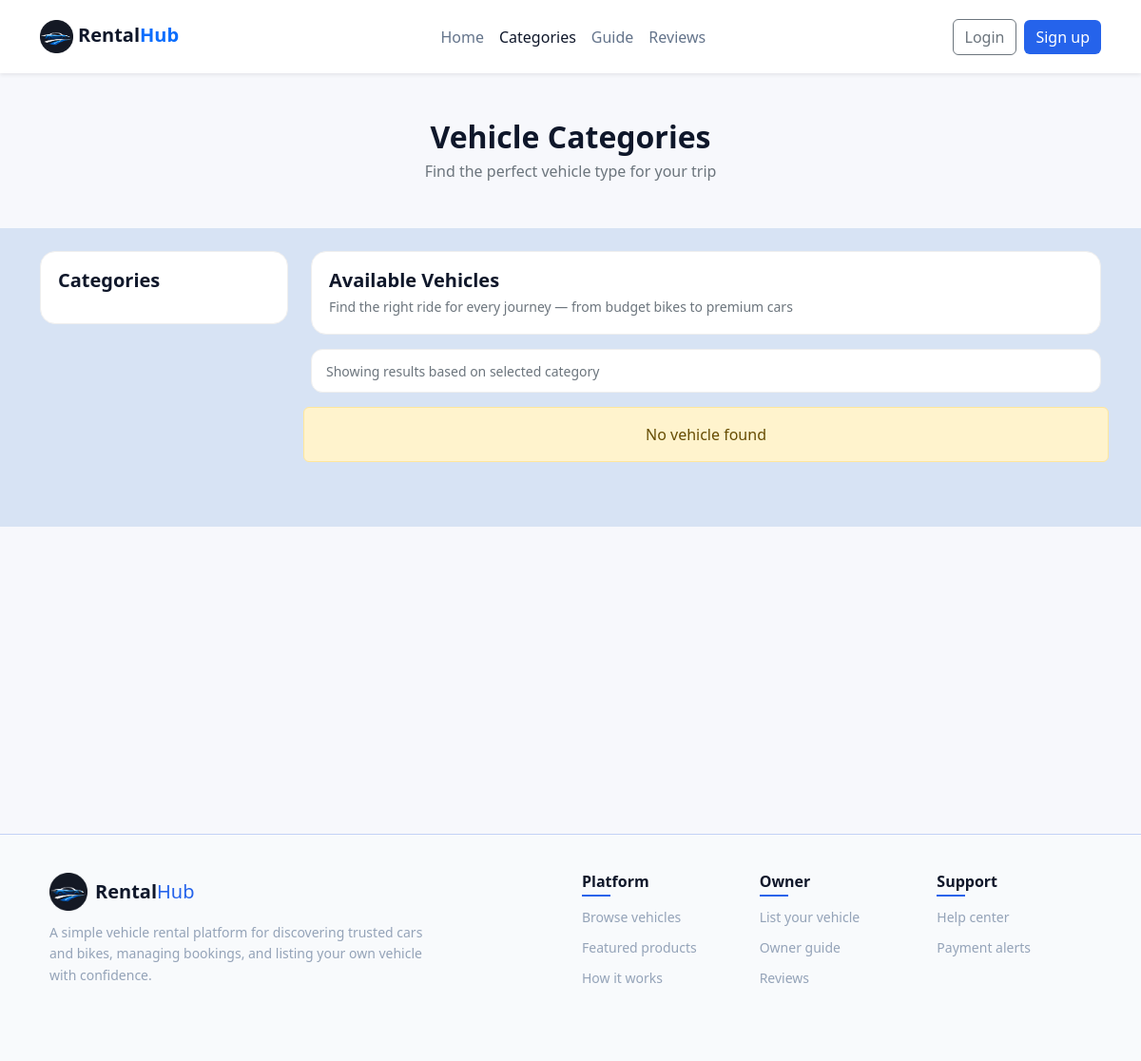
The page /category/ on the database as committed earlier.
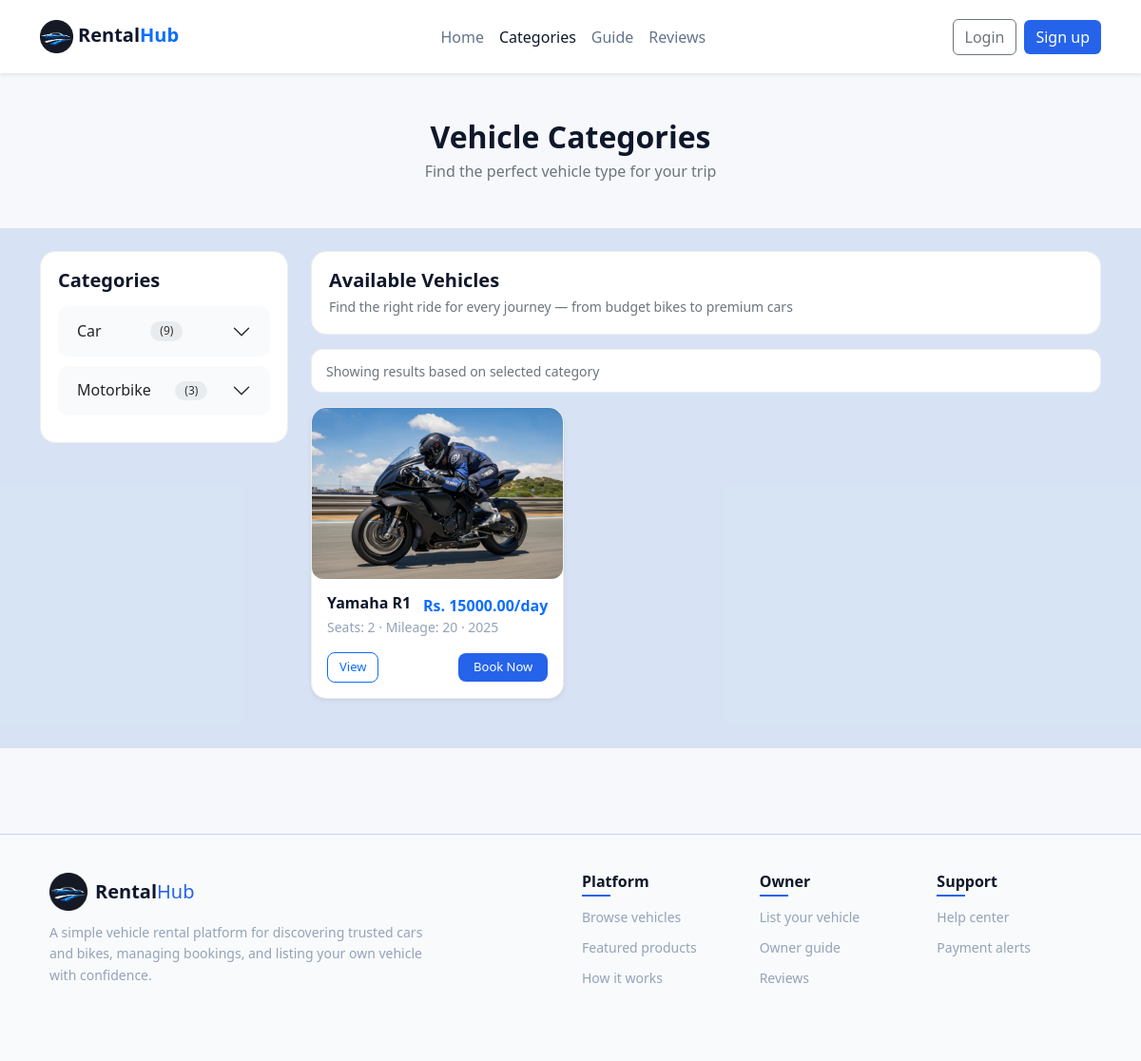
The same page on the database as committed later.
### main/models.py (models this page shows, shortened)
class Category(models.Model):
    title=models.CharField(max_length=200)

class Product(models.Model):
    owner=models.ForeignKey(User,on_delete=models.CASCADE,default=1,related_name='owner')
    plate=models.CharField(max_length=100,default='1111')
    model=models.CharField(max_length=100)
    brand=models.CharField(max_length=100)
    category=models.ForeignKey(Category,on_delete=models.CASCADE)
    subcategory=models.ForeignKey(SubCategory,on_delete=models.CASCADE)
    seats=models.IntegerField()
    milage=models.CharField(max_length=200)
    desc=models.TextField()
    make=models.IntegerField(null=True,blank=True)
    price_per_day=models.DecimalField(max_digits=10,decimal_places=2)
    bimg_number=models.ImageField(upload_to='bluebook',null=True,blank=True)
    bimg_detail=models.ImageField(upload_to='bluebook',null=True,blank=True)
    bimg_owner=models.ImageField(upload_to='bluebook',null=True,blank=True)
    image=models.ImageField(upload_to='product')
    created_at=models.DateTimeField(auto_now_add=True)
    is_available=models.BooleanField(default=True)
    approved=models.BooleanField(default=False)

### main/views.py (the view)
# urls.py: path('category/',views.category,name='category'),
def category(request):
    category=Category.objects.annotate(sub_count=Count('subcategory')).\
        prefetch_related(Prefetch('subcategory_set',queryset=SubCategory.objects.annotate(product_count=Count('product'))))
    sub_id=request.GET.get('subcategory')
    if sub_id:
        product=Product.objects.filter(subcategory=sub_id)
    else:
        product=Product.objects.filter(approved=True)
    context={
        'category':category,
        'product':product
    }
    if request.headers.get("HX-request"):
        return render(request,'main/product.html',context)
    return render(request,'main/category.html',context)

### main/templates/main/category.html (shortened to what this page needs)
{% extends "base.html" %}
{% load static %}
{% block css %}
<link rel="stylesheet" href="{% static 'css/category.css' %}">
{% endblock css %}
{% block content %}
<section class="categories-section py-5">
    <div class="container px-4">
        <div class="page-header mb-4">
            <h2 class="text-center">Vehicle Categories</h2>
            <p class="text-center">Find the perfect vehicle type for your trip</p>
        </div>
    </div>
    <div class="full-bg pb-1">
        <div class="container my-4 ">
            <div class="row g-4 my-5">
                <div class="col-md-3">
                    <div class="sidebar">
                        <h5 class="sidebar-title">Categories</h5>
                        <div class="accordion" id="catAccordion">
                            {% for i in category %}
                            <div class="accordion-item">
                                <h2 class="accordion-header">
                                    <button class="accordion-button collapsed" type="button" data-bs-toggle="collapse"
                                        data-bs-target="#cat{{i.id}}">
                                        <span>{{i.title}}</span>
                                        <span class="badge-count">({{i.sub_count}})</span>
                                    </button>
                                </h2>
                            </div>
                            {% endfor %}
                        </div>
                    </div>
                </div>
                <div class="col-md-9">
                    <div class="top-card">
                        <div>
                            <h5>Available Vehicles</h5>
                            <p>Find the right ride for every journey — from budget bikes to premium cars</p>
                        </div>
                    </div>
                    <div class="info-box">
                        <small>Showing results based on selected category</small>
                    </div>
                    <div class="row g-3" id="product_container">
                        {% include "main/product.html" %}
                    </div>
                </div>
            </div>
        </div>
    </div>
</section>
{% endblock content %}

### templates/base.html (shortened to what this page needs)
<!DOCTYPE html>
{% load static %}
<html lang="en">
<head>
    <link href="https://cdn.jsdelivr.net/npm/bootstrap@5.3.0/dist/css/bootstrap.min.css" rel="stylesheet">
    <link rel="stylesheet" href="https://cdnjs.cloudflare.com/ajax/libs/font-awesome/7.0.1/css/all.min.css"
 />
    <link rel="stylesheet" href="{% static 'css/home.css' %}">
    {% block css %}
    {% endblock css %}
</head>
<body>
    <nav class="navbar navbar-expand-lg bg-white shadow-sm py-3">
        <div class="container">
            <a class="navbar-brand fw-bold text-primary" href="{% url 'home' %}"><img
                    src="{% static 'images/logo_round.png' %}" alt="logo" height="35px" width="35px"><span
                    style="color: #0f172a; margin-left: 5px; "><strong>Rental</strong></span>Hub</a>
            <div class="collapse navbar-collapse" id="nav">
                <ul class="navbar-nav mx-auto">
                    <li class="nav-item"><a class="nav-link {% if request.path == '/' %}active{% endif %}"
                            href="{% url 'home' %}">Home</a></li>
                    <li class="nav-item"><a class="nav-link {% if request.path == '/category/' %}active{% endif %}"
                            href="{% url 'category' %}">Categories</a></li>
                    <li class="nav-item"><a class="nav-link {% if request.path == '/guide/' %}active{% endif %}"
                            href="{% url 'host_guide' %}">Guide</a></li>
                    <li class="nav-item"><a class="nav-link{% if request.path == '/review/' %}active{% endif %}"
                            href="{% url 'review' %}">Reviews</a></li>
                </ul>
                <div class="d-flex gap-2 align-items-center">
                    {% if request.user.is_authenticated %}
                    <div class="dropdown">
                        <a href="#" class="d-flex align-items-center text-decoration-none"
                            id="userDropdown" data-bs-toggle="dropdown" aria-expanded="false">
                            {% if request.user.profile.profilepic %}
                            <img src="{{request.user.profile.profilepic.url}}" alt="pp" style="height: 40px; width: 40px; border-radius: 50%;">
                            {% else %}
                              <img src="{% static 'images/profile_avatar.png' %}" alt="pp" style="height: 40px; width: 40px; border-radius: 50%;">
                            {% endif %}
                        </a>
                        <ul class="dropdown-menu dropdown-menu-end" aria-labelledby="userDropdown">
                            <li>
                                <a class="dropdown-item" href="{% url 'profile' %}">Profile</a>
                            </li>
                            <li>
                                <a class="dropdown-item" href="{% url 'pchange' %}">Change Password</a>
                            </li>
                            <li>
                                <hr class="dropdown-divider">
                            </li>
                            <li>
                                <a class="dropdown-item text-danger" href="{% url 'logout' %}">Logout</a>
                            </li>
                        </ul>
                    </div>
                    {% else %}
                    <a href="{% url 'log_in' %}">
                        <button type="button" class="btn btn-outline-secondary">Login</button>
                    </a>
                    <a class="btn btn-primary" href="{% url 'sign_up' %}">Sign up</a>
                    {% endif %}
                </div>
            </div>
        </div>
    </nav>
    {% block content %}
    {% endblock content %}
    <footer class="footer">
        <div class="container">
            <div class="row">
                <div class="col-md-4 col-lg-6">
                    <div class="footer-brand">
                        <a class="brand d-flex align-items-center gap-2" href="{% url 'home' %}">
                            <img src="{% static 'images/logo_round.png' %}" alt="RentalHub Logo">
                            <span><strong>Rental</strong>Hub</span>
                        </a>
                        <p class="footer-desc">
                            A simple vehicle rental platform for discovering trusted cars and bikes,
                            managing bookings, and listing your own vehicle with confidence.
                        </p>
                    </div>
                </div>
                <div class="col-md-4 col-lg-2 footer-col">
                    <h5 class="footer-title">Platform</h5>
                    <ul class="footer-list">
                        <li><a href="{% url 'category' %}">Browse vehicles</a></li>
                        <li><a href="#">Featured products</a></li>
                        <li><a href="{% url 'host_guide' %}">How it works</a></li>
                    </ul>
                </div>
                <div class="col-md-4 col-lg-2 footer-col">
                    <h5 class="footer-title">Owner</h5>
                    <ul class="footer-list">
                        <li><a href="">List your vehicle</a></li>
                        <li><a href="{% url 'host_guide' %}">Owner guide</a></li>
                        <li><a href="#">Reviews</a></li>
                    </ul>
                </div>
                <div class="col-md-4 col-lg-2 footer-col">
                    <h5 class="footer-title">Support</h5>
                    <ul class="footer-list">
                        <li><a href="#">Help center</a></li>
                        <li><a href="#">Payment alerts</a></li>
                    </ul>
                </div>
            </div>
        </div>
    </footer>
</body>
</html>

### main/templates/main/product.html
{% if product %}
{% for i in product %}
<div class="col-md-6 col-lg-4">
    <div class="vehicle-card shadow-sm rounded-4 overflow-hidden bg-white">
        <div class="vehicle-img">
            <img src="{{i.image.url}}" alt="">
        </div>
        <div class="p-3">
            <div class="d-flex justify-content-between align-items-start">
                <h6 class="fw-bold mb-1">{{i.brand}} {{i.model}}</h6>
                <span class="fw-bold text-primary">Rs. {{i.price_per_day}}/day</span>
            </div>
            <small class="text-muted d-block mb-2">
                Seats: {{i.seats}} · Mileage: {{i.milage}} · {{i.make}}
            </small>
            <div class="d-flex justify-content-between align-items-center mt-3">
                <a href="#" class="btn btn-sm btn-outline-primary">View</a>
                <a href="{% url 'vehicle_detail' i.id %}">
                    <button class="btn btn-sm btn-primary px-3">
                        Book Now
                    </button>
                </a>
            </div>
        </div>
    </div>
</div>
{% endfor %}
{% else %}
<div class="alert alert-warning text-center">
    No vehicle found
</div>
{% endif %}

### main/static/css/home.css (style rules this page uses)
:root { --primary-color: #2563eb; --primary-hover: #1d4ed8; --secondary-color: #64748b; --text-dark: #0f172a; --text-light: #94a3b8; --background-main: #f8fafc; --background-secondary:#e8f0fae7; --white: #ffffff; --border-light: #e2e8f0; --price-bg: #e0f2fe; --price-text: #0369a1; }
body { background-color: var(--background-main); font-family: 'Segoe UI', sans-serif; color: var(--text-dark); }
a { text-decoration: none; }
ul { list-style: none; }
.navbar { background-color: var(--white); }
.navbar .nav-link { color: var(--secondary-color); font-weight: 500; }
.navbar .nav-link.active { color: var(--text-dark); }
.vehicle-card { border-radius: 16px; overflow: hidden; background-color: var(--white); border: 1px solid var(--border-light); }
.vehicle-card img { border-radius: 12px; height: 350px; object-fit: cover; }
.btn-primary { background-color: var(--primary-color); border: none; }
.text-muted { color: var(--text-light) !important; }
.btn-sm { padding: 5px 12px; border-radius: 8px; }
.footer { border-top: 1px solid rgb(195, 210, 246); padding: 40px; }
.footer-brand { max-width: 420px; }
.brand { text-decoration: none; font-size: 20px; color: var(--text-dark); }
.brand img { height: 40px; width: 40px; object-fit: cover; }
.brand span strong { color: var(--text-dark); }
.brand span { color: var(--primary-color); }
.footer-desc { margin-top: 12px; font-size: 14px; color: var(--text-light); line-height: 1.6; }
.footer-col { margin-bottom: 20px; }
.footer-title { font-size: 16px; font-weight: 600; color: var(--text-dark); margin-bottom: 12px; position: relative; }
.footer-title::after { content: ""; width: 30px; height: 2px; background: var(--primary-color); position: absolute; left: 0; bottom: -6px; }
.footer-list { list-style: none; padding: 0; margin-top: 15px; }
.footer-list li { margin-bottom: 8px; }
.footer-list a { text-decoration: none; color: var(--text-light); font-size: 14px; transition: all 0.3s ease; }

### main/static/css/category.css (style rules this page uses)
:root { --primary-color: #2563eb; --primary-hover: #1d4ed8; --text-dark: #0f172a; --text-light: #94a3b8; --background-main: #f8fafc; --white: #ffffff; --border-light: #e2e8f0; }
.categories-section { background: #f7f8fc; min-height: 100vh; }
.page-header h2 { font-weight: 700; margin-bottom: 5px; }
.page-header p { color: #6c757d; }
.sidebar { background: #fff; padding: 18px; border-radius: 16px; border: 1px solid #eee; position: sticky; top: 20px; }
.sidebar-title { font-weight: 600; margin-bottom: 15px; }
.accordion-item { border: none; margin-bottom: 10px; }
.accordion-button { background: #f9fafc; border-radius: 10px !important; box-shadow: none !important; font-weight: 500; }
.badge-count { margin-left: auto; background: #e9ecef; color: #333; padding: 3px 10px; border-radius: 50px; font-size: 12px; }
.top-card { background: #fff; padding: 18px; border-radius: 16px; border: 1px solid #eee; display: flex; justify-content: space-between; align-items: center; flex-wrap: wrap; margin-bottom: 15px; }
.top-card h5 { margin-bottom: 5px; font-weight: 600; }
.top-card p { margin: 0; color: #6c757d; font-size: 14px; }
.info-box { background: #fff; padding: 10px 15px; border-radius: 12px; border: 1px solid #eee; margin-bottom: 15px; color: #6c757d; }
.full-bg { background: #d4e2f3e7; width: 100%; }
.vehicle-card { background: #fff; border-radius: 16px; overflow: hidden; border: 1px solid #eee; transition: 0.3s; height: 100%; }
.vehicle-card img { width: 100%; height: 180px; object-fit: cover; }
.vehicle-card h6 { font-weight: 600; margin-bottom: 5px; }
.vehicle-card .text-primary { font-weight: 700; }
.vehicle-card .btn { border-radius: 8px; font-size: 13px; }

Rows that differ between the two databases and show on the page:
added Category: title "Car", sub_count "9"
added Category: title "Motorbike", sub_count "3"
added Product: image (picture), brand "Yamaha", model "R1", price_per_day "15000.00", seats "2", milage "20", make "2025"
Other text that changed with them:
text no longer shown: "No vehicle found"
